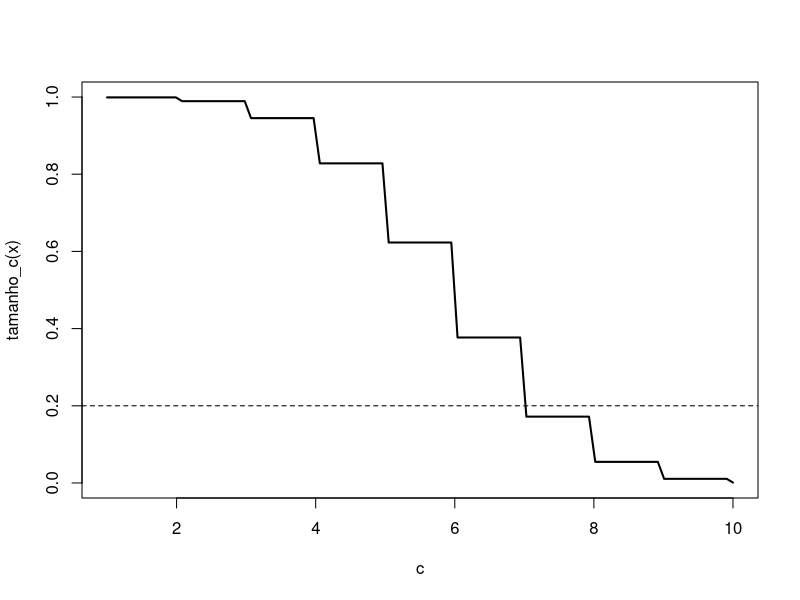
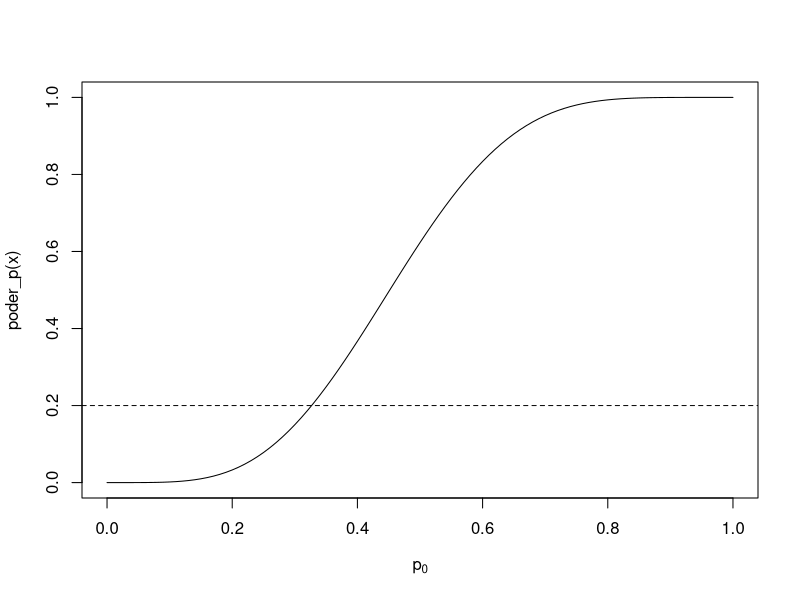
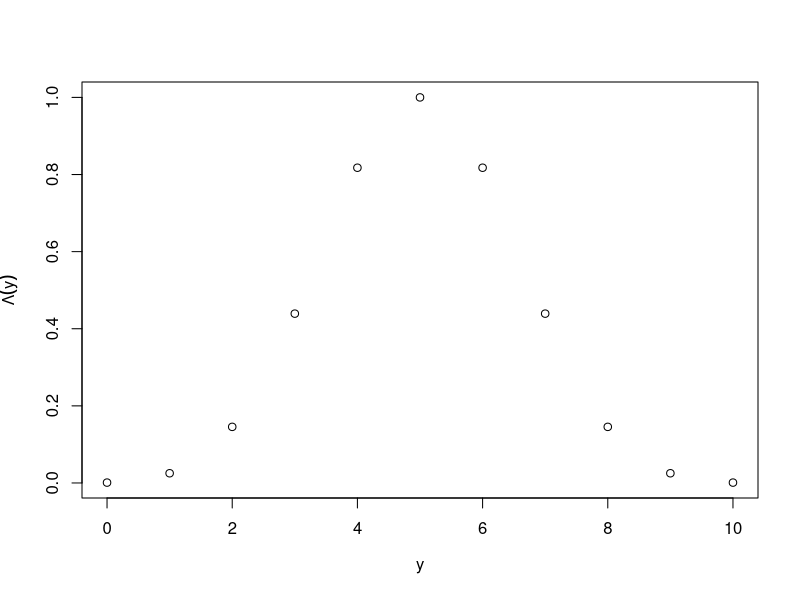

The R source for these figures, in order:
n <- 10
p0 <- 1/2
alpha0 <- 0.2

# c(p0)
# delta_c é um teste de tamanho alpha0=0.05

tamanho_c <- function(c){
  ## Pr(Y >= c | p = p0)
  res <-  1- sum(dbinom(0:(c-1), n, p0))
  return(res)
}
tamanho_c <- Vectorize(tamanho_c)

# Agora vamos plotar para tentar achar c* tal que Pr(Y >= c | p = p0) <= alpha0

curve(tamanho_c, 1, n, lwd = 2, xlab = expression(c))
abline(h = alpha0, lty = 2)

## Agora vamos expressar o poder como função da probabilidade postulada p0

Y <- 5

poder_p <- function(p){
  res <- 1- sum(dbinom(0:(Y-1), n, p))
  return(res)
}
poder_p <- Vectorize(poder_p)

curve(poder_p, xlab = expression(p[0]))
abline(h = alpha0, lty = 2)

# LRT: razão de verossimilhanças

Lambda <- function(y, log = FALSE){
  l1 <- y * (log(n*p0)-log(y))
  if(y==0) l1 <- 0
  l2 <- (n-y)*(log(n*(1-p0))-log(n-y))
  if(y==n) l2 <- 0
  ans <- l1 + l2
  if(!log) ans <- exp(ans)  
  return(ans)
}
Lambda <- Vectorize(Lambda)

tabProb <- data.frame(y = 0:n, Lambda = Lambda(0:n), Pr = dbinom(x = 0:n, size = n, prob = p0))
round(tabProb, 3)
plot(0:n, Lambda(0:n), xlab = expression(y), ylab = expression(Lambda(y)))


findSet <- function(tab, level = alpha0){
  K <- nrow(tab)
  set <- NA
  accpr <- 0
  for(i in 1:K){
    accpr.tent <- accpr + tab$Pr[i]
    if(accpr.tent < level){
      accpr <- accpr.tent
      set <- c(set, tab$y[i])
    }else{
      next
    }
  }
  set <- na.omit(set)
  return(
    list(
      confidence_set = as.vector(set),
      test_size = accpr
    )
  )
}
findSet(tab = tabProb)